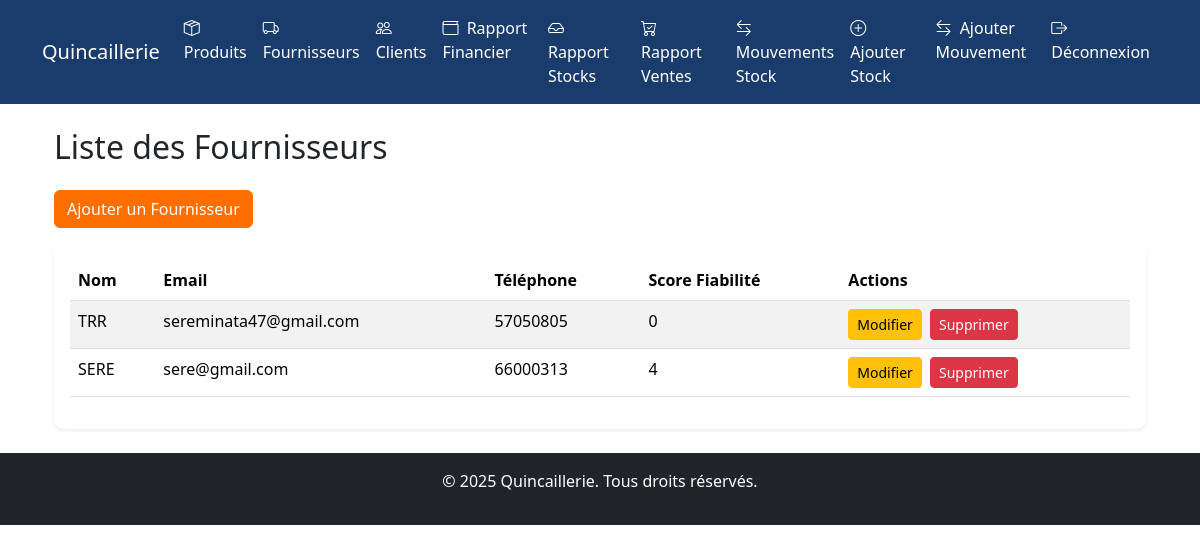
The app's page /fournisseurs/ (signed in), older data.
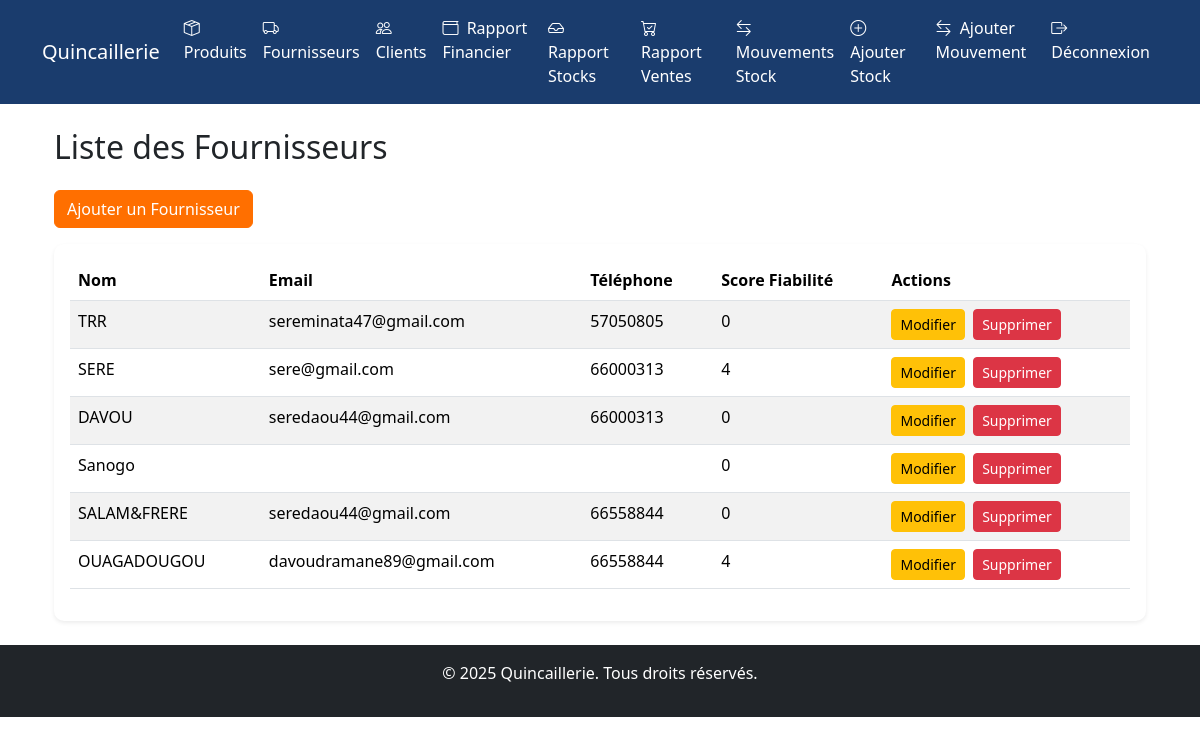
The same page, newer data.
### fournisseurs/models.py (models this page shows, shortened)
class Fournisseur(models.Model):
    nom = models.CharField(max_length=200, verbose_name="Nom")
    email = models.EmailField(blank=True, verbose_name="Email")
    telephone = models.CharField(max_length=20, blank=True, verbose_name="Téléphone")
    adresse = models.TextField(blank=True, verbose_name="Adresse")
    score_fiabilite = models.PositiveIntegerField(default=0, verbose_name="Score de fiabilité")
    date_creation = models.DateTimeField(auto_now_add=True)
    class Meta:
        verbose_name = "Fournisseur"
        verbose_name_plural = "Fournisseurs"

### fournisseurs/views.py (the view)
# urls.py: path('', views.liste_fournisseurs, name='liste_fournisseurs'),
@login_required
def liste_fournisseurs(request):
    fournisseurs = Fournisseur.objects.all()
    return render(request, 'fournisseurs/liste_fournisseurs.html', {'fournisseurs': fournisseurs})

### fournisseurs/templates/fournisseurs/liste_fournisseurs.html (shortened to what this page needs)
{% extends 'base.html' %}
{% load static %}
{% block contenu %}
<div class="container fade-in">
    <h2 class="mb-4">Liste des Fournisseurs</h2>
    <div class="mb-3">
        <a href="{% url 'fournisseurs:ajouter_fournisseur' %}" class="btn btn-primary">Ajouter un Fournisseur</a>
    </div>
    <div class="card border-0 shadow-sm">
        <div class="card-body">
            <div class="table-responsive">
                <table class="table table-striped table-hover">
                    <thead>
                        <tr>
                            <th>Nom</th>
                            <th>Email</th>
                            <th>Téléphone</th>
                            <th>Score Fiabilité</th>
                            <th>Actions</th>
                        </tr>
                    </thead>
                    <tbody>
                        {% for fournisseur in fournisseurs %}
                            <tr>
                                <td>{{ fournisseur.nom }}</td>
                                <td>{{ fournisseur.email }}</td>
                                <td>{{ fournisseur.telephone }}</td>
                                <td>{{ fournisseur.score_fiabilite }}</td>
                                <td>
                                    <a href="{% url 'fournisseurs:modifier_fournisseur' fournisseur.pk %}" class="btn btn-sm btn-warning me-1">Modifier</a>
                                    <a href="{% url 'fournisseurs:supprimer_fournisseur' fournisseur.pk %}" class="btn btn-sm btn-danger" onclick="return confirmDelete()">Supprimer</a>
                                </td>
                            </tr>
                        {% empty %}
                            <tr>
                                <td colspan="5" class="text-center">Aucun fournisseur trouvé.</td>
                            </tr>
                        {% endfor %}
                    </tbody>
                </table>
            </div>
        </div>
    </div>
</div>
{% endblock %}

### templates/base.html (shortened to what this page needs)
{% load static %}
<!DOCTYPE html>
<html lang="fr">
<head>
    <link href="https://cdn.jsdelivr.net/npm/bootstrap@5.3.3/dist/css/bootstrap.min.css" rel="stylesheet">
    <link href="https://cdn.jsdelivr.net/npm/bootstrap-icons@1.10.5/font/bootstrap-icons.css" rel="stylesheet">
    <link href="{% static 'css/styles.css' %}" rel="stylesheet">
</head>
<body>
    <nav class="navbar navbar-expand-lg navbar-dark" style="background-color: #1a3c6d;">
        <div class="container">
            <a class="navbar-brand" href="{% url 'accueil' %}">Quincaillerie</a>
            <div class="collapse navbar-collapse" id="navbarNav">
                <ul class="navbar-nav ms-auto">
                    {% if user.is_authenticated %}
                        <li class="nav-item">
                            <a class="nav-link" href="{% url 'produits:liste_produits' %}"><i class="bi bi-box-seam me-1"></i> Produits</a>
                        </li>
                        <li class="nav-item">
                            <a class="nav-link" href="{% url 'fournisseurs:liste_fournisseurs' %}"><i class="bi bi-truck me-1"></i> Fournisseurs</a>
                        </li>
                        <li class="nav-item">
                            <a class="nav-link" href="{% url 'clients:liste_clients' %}"><i class="bi bi-people me-1"></i> Clients</a>
                        </li>
                        <li class="nav-item">
                            <a class="nav-link" href="{% url 'rapports:rapport_financier' %}"><i class="bi bi-wallet me-1"></i> Rapport Financier</a>
                        </li>
                        <li class="nav-item">
                            <a class="nav-link" href="{% url 'rapports:rapport_stocks' %}"><i class="bi bi-inbox me-1"></i> Rapport Stocks</a>
                        </li>
                        <li class="nav-item">
                            <a class="nav-link" href="{% url 'rapports:rapport_ventes' %}"><i class="bi bi-cart-check me-1"></i> Rapport Ventes</a>
                        </li>
                        <li class="nav-item">
                            <a class="nav-link" href="{% url 'stocks:liste_mouvements' %}"><i class="bi bi-arrow-left-right me-1"></i> Mouvements Stock</a>
                        </li>
                        <li class="nav-item">
                            <a class="nav-link" href="{% url 'stocks:ajouter_stock' %}"><i class="bi bi-plus-circle me-1"></i> Ajouter Stock</a>
                        </li>
                        <li class="nav-item">
                            <a class="nav-link" href="{% url 'stocks:ajouter_mouvement' %}"><i class="bi bi-arrow-left-right me-1"></i> Ajouter Mouvement</a>
                        </li>
                        <li class="nav-item">
                            <a class="nav-link" href="{% url 'logout' %}"><i class="bi bi-box-arrow-right me-1"></i> Déconnexion</a>
                        </li>
                    {% else %}
                        <li class="nav-item">
                            <a class="nav-link" href="{% url 'login' %}"><i class="bi bi-box-arrow-in-right me-1"></i> Connexion</a>
                        </li>
                    {% endif %}
                </ul>
            </div>
        </div>
    </nav>
    <main class="container py-4">
        {% block contenu %}
        {% endblock %}
    </main>
    <footer class="bg-dark text-white text-center py-3">
        <p>© 2025 Quincaillerie. Tous droits réservés.</p>
    </footer>
</body>
</html>

### static/css/styles.css (style rules this page uses)
.navbar { background-color: #1a3c6d; }
.navbar-brand, .nav-link { color: #fff !important; transition: color 0.3s ease; }
.card { border-radius: 10px; }
.btn-primary, .btn-outline-primary { background-color: #ff6f00; border-color: #ff6f00; transition: background-color 0.3s ease, transform 0.2s ease; }
.btn-danger { transition: background-color 0.3s ease, transform 0.2s ease; }
.fade-in { animation: fadeIn 0.5s ease-in; }

### fournisseurs/templates/fournisseurs/liste_fournisseurs.html (style rules this page uses)
.fade-in { animation: fadeIn 0.5s ease-in; }
.card { border-radius: 10px; }
.btn-primary { background-color: #ff6f00; border-color: #ff6f00; transition: background-color 0.3s ease, transform 0.2s ease; }
.btn-warning, .btn-danger { transition: transform 0.2s ease; }

Row changes from the older to the newer data that the page shows:
added Fournisseur: nom "DAVOU", email "seredaou44@gmail.com", telephone "66000313", score_fiabilite "0"
added Fournisseur: nom "Sanogo", score_fiabilite "0"
added Fournisseur: nom "SALAM&FRERE", email "seredaou44@gmail.com", telephone "66558844", score_fiabilite "0"
added Fournisseur: nom "OUAGADOUGOU", email "davoudramane89@gmail.com", telephone "66558844", score_fiabilite "4"
